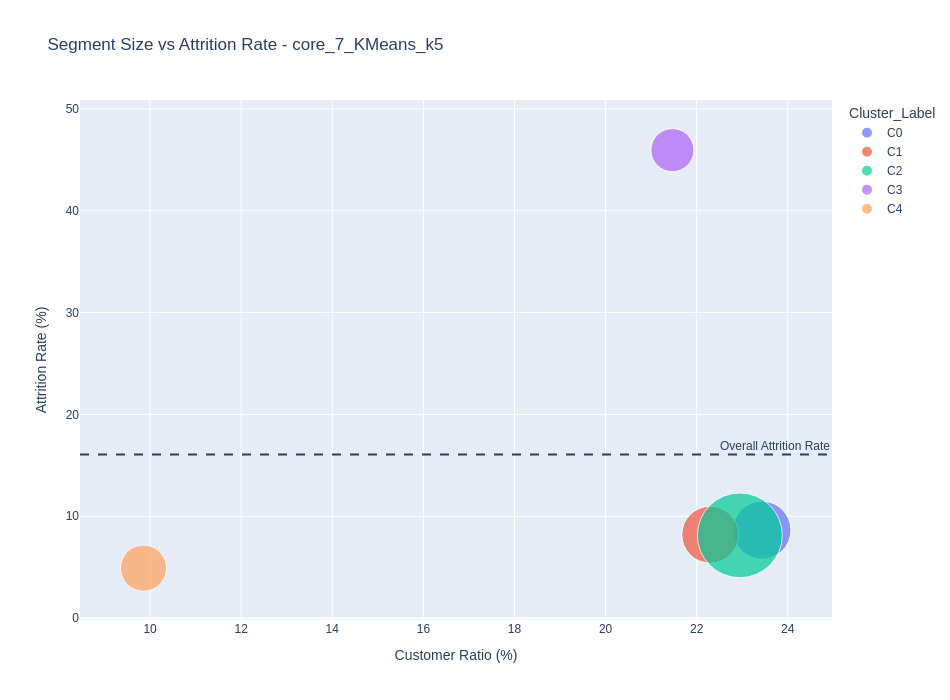

Here is the notebook cell this chart was saved with:
### Markdown cell above
## 6. Segment size vs attrition bubble chart

### Code cell
bubble_df = profile_summary.copy()

# bubble size로 쓸 수 있는 raw metric이 있으면 연결
if "Total_Trans_Amt" in df_seg.columns:
    amount_by_cluster = df_seg.groupby("Cluster")["Total_Trans_Amt"].mean().rename("mean_total_trans_amt").reset_index()
    bubble_df = bubble_df.merge(amount_by_cluster, on="Cluster", how="left")
    size_col = "mean_total_trans_amt"
else:
    size_col = "n_customers"

fig = px.scatter(
    bubble_df,
    x="cluster_ratio_percent",
    y="attrition_rate_percent",
    size=size_col,
    color="Cluster_Label",
    hover_data=[
        "Segment_Name",
        "n_customers",
        "cluster_ratio_percent",
        "attrition_rate_percent",
        "mean_high_risk_signal_count",
        "risk_level",
    ],
    title=f"Segment Size vs Attrition Rate - {FINAL_MODEL_KEY}",
    labels={
        "cluster_ratio_percent": "Customer Ratio (%)",
        "attrition_rate_percent": "Attrition Rate (%)",
    },
    size_max=60,
)
fig.add_hline(y=overall_attrition_percent, line_dash="dash", annotation_text="Overall Attrition Rate")
fig.update_layout(**get_plotly_layout())
fig.show()
fig.write_html(output_dir / "05_segment_size_vs_attrition_bubble_k5.html")

### Figure 1 — Plotly figure (JSON) as saved in the notebook; plotly's stock layout.template omitted (floating-point values rounded to 4 significant figures)
{"data": [{"customdata": [["상품 관계 중심 저위험 안정군", 2373, 0.6001, "Low"]], "hovertemplate": "Cluster_Label=C0<br>Customer Ratio (%)=%{x}<br>Attrition Rate (%)=%{y}<br>mean_total_trans_amt=%{marker.size}<br>Segment_Name=%{customdata[0]}<br>n_customers=%{customdata[1]}<br>mean_high_risk_signal_count=%{customdata[2]}<br>risk_level=%{customdata[3]}<extra></extra>", "legendgroup": "C0", "marker": {"color": "#636efa", "size": [3940.0], "sizemode": "area", "sizeref": 2.333, "symbol": "circle"}, "mode": "markers", "name": "C0", "orientation": "v", "showlegend": true, "type": "scatter", "x": [23.43], "xaxis": "x", "y": [8.639], "yaxis": "y"}, {"customdata": [["신용 활용 중심 저위험 금융활용군", 2258, 0.3694, "Low"]], "hovertemplate": "Cluster_Label=C1<br>Customer Ratio (%)=%{x}<br>Attrition Rate (%)=%{y}<br>mean_total_trans_amt=%{marker.size}<br>Segment_Name=%{customdata[0]}<br>n_customers=%{customdata[1]}<br>mean_high_risk_signal_count=%{customdata[2]}<br>risk_level=%{customdata[3]}<extra></extra>", "legendgroup": "C1", "marker": {"color": "#EF553B", "size": [3769.0], "sizemode": "area", "sizeref": 2.333, "symbol": "circle"}, "mode": "markers", "name": "C1", "orientation": "v", "showlegend": true, "type": "scatter", "x": [22.3], "xaxis": "x", "y": [8.193], "yaxis": "y"}, {"customdata": [["고활동·저관계 잠재 전환군", 2324, 1.017, "Low"]], "hovertemplate": "Cluster_Label=C2<br>Customer Ratio (%)=%{x}<br>Attrition Rate (%)=%{y}<br>mean_total_trans_amt=%{marker.size}<br>Segment_Name=%{customdata[0]}<br>n_customers=%{customdata[1]}<br>mean_high_risk_signal_count=%{customdata[2]}<br>risk_level=%{customdata[3]}<extra></extra>", "legendgroup": "C2", "marker": {"color": "#00cc96", "size": [8401.0], "sizemode": "area", "sizeref": 2.333, "symbol": "circle"}, "mode": "markers", "name": "C2", "orientation": "v", "showlegend": true, "type": "scatter", "x": [22.95], "xaxis": "x", "y": [8.133], "yaxis": "y"}, {"customdata": [["거래 감소·저활동·접촉 부담형 초고위험 이탈군", 2174, 1.674, "High"]], "hovertemplate": "Cluster_Label=C3<br>Customer Ratio (%)=%{x}<br>Attrition Rate (%)=%{y}<br>mean_total_trans_amt=%{marker.size}<br>Segment_Name=%{customdata[0]}<br>n_customers=%{customdata[1]}<br>mean_high_risk_signal_count=%{customdata[2]}<br>risk_level=%{customdata[3]}<extra></extra>", "legendgroup": "C3", "marker": {"color": "#ab63fa", "size": [2172.0], "sizemode": "area", "sizeref": 2.333, "symbol": "circle"}, "mode": "markers", "name": "C3", "orientation": "v", "showlegend": true, "type": "scatter", "x": [21.47], "xaxis": "x", "y": [45.95], "yaxis": "y"}, {"customdata": [["저활동·비감소형 초저위험 안정군", 998, 0.4419, "Low"]], "hovertemplate": "Cluster_Label=C4<br>Customer Ratio (%)=%{x}<br>Attrition Rate (%)=%{y}<br>mean_total_trans_amt=%{marker.size}<br>Segment_Name=%{customdata[0]}<br>n_customers=%{customdata[1]}<br>mean_high_risk_signal_count=%{customdata[2]}<br>risk_level=%{customdata[3]}<extra></extra>", "legendgroup": "C4", "marker": {"color": "#FFA15A", "size": [2499.0], "sizemode": "area", "sizeref": 2.333, "symbol": "circle"}, "mode": "markers", "name": "C4", "orientation": "v", "showlegend": true, "type": "scatter", "x": [9.855], "xaxis": "x", "y": [4.91], "yaxis": "y"}], "layout": {"annotations": [{"showarrow": false, "text": "Overall Attrition Rate", "x": 1, "xanchor": "right", "xref": "x domain", "y": 16.07, "yanchor": "bottom", "yref": "y"}], "font": {"family": "Malgun Gothic, AppleGothic, NanumGothic, Arial"}, "height": 700, "legend": {"itemsizing": "constant", "title": {"text": "Cluster_Label"}, "tracegroupgap": 0}, "shapes": [{"line": {"dash": "dash"}, "type": "line", "x0": 0, "x1": 1, "xref": "x domain", "y0": 16.07, "y1": 16.07, "yref": "y"}], "title": {"text": "Segment Size vs Attrition Rate - core_7_KMeans_k5"}, "width": 950, "xaxis": {"anchor": "y", "domain": [0, 1], "title": {"text": "Customer Ratio (%)"}}, "yaxis": {"anchor": "x", "domain": [0, 1], "title": {"text": "Attrition Rate (%)"}}}}
